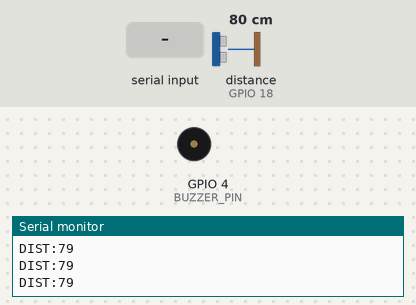
The sketch below on a simulated ESP32. Shown: buzzer (waves = sounding), the last lines printed to the serial monitor. Wiring (inferred from the names in the program): ultrasonic range finder: trigger GPIO 5; echo GPIO 18. The test bench sets the inputs (shaded band); at power-on: distance to the obstacle (sensor on GPIO 18) 80 cm. The echo pulse lasts 58.3 µs per cm.

Above: at 1.2 s.
1.3 s: "LEFT\n" received over Serial
At 1.47 s:
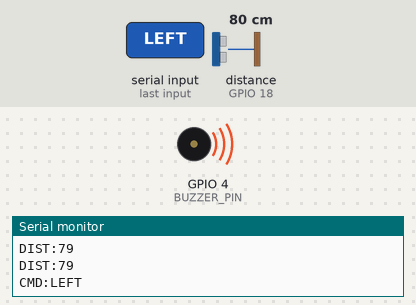
3.4 s: "RIGHT\n" received over Serial
At 3.75 s:
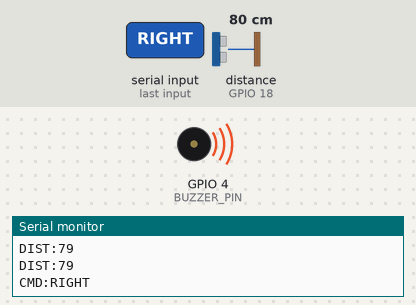
5.0 s: "CENTER\n" received over Serial
At 6.0 s:
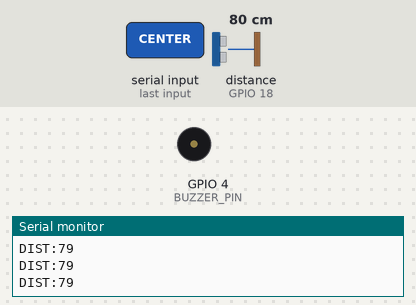
Timing chart, 0 to 8.0 s (numbered marks = the images above; inputs shaded):
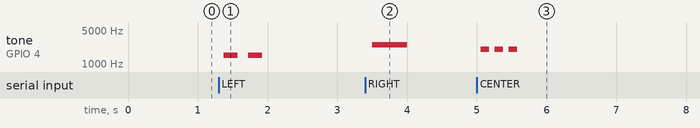

The sketch:

echopath_firmware.ino
```cpp
// EchoPath ESP32 Firmware
// Ultrasonic + Buzzer Controller
//
// Reads distance from an HC-SR04 ultrasonic sensor and continuously streams it
// over Serial as "DIST:<value>". Listens for direction commands from the
// Python side (LEFT / RIGHT / CENTER / NONE) and drives a passive piezo buzzer
// with a distinct pattern for each.
//
// ✅ Compatible with BOTH ESP32 Arduino Core 2.x AND Core 3.x.
//    Core 3.x: ledcAttach(pin, freq, bits)  + ledcWriteTone(pin, freq)
//    Core 2.x: ledcSetup(ch, freq, bits)
//              + ledcAttachPin(pin, ch)
//              + ledcWriteTone(ch, freq)
//
// Wiring:
//   HC-SR04 TRIG → GPIO 5
//   HC-SR04 ECHO → GPIO 18
//   Passive Buzzer → GPIO 4  (use a transistor or direct 3.3V drive)

#define TRIG_PIN    5
#define ECHO_PIN    18
#define BUZZER_PIN  4
#define LEDC_CHAN   0       // used only on Core 2.x
#define LEDC_BITS   8

String command = "";

// ----------------------------
// Core version shim
// ----------------------------
// ESP_ARDUINO_VERSION_MAJOR is defined by the ESP32 Arduino core.
// Core 3.x = 3, Core 2.x = 2 (or undefined on very old installs → treat as 2).

inline void buzzerTone(uint32_t freq) {
#if defined(ESP_ARDUINO_VERSION_MAJOR) && ESP_ARDUINO_VERSION_MAJOR >= 3
  ledcWriteTone(BUZZER_PIN, freq);
#else
  ledcWriteTone(LEDC_CHAN, freq);
#endif
}

inline void buzzerOff() {
  buzzerTone(0);
}

// ----------------------------
// Setup
// ----------------------------
void setup() {
  Serial.begin(115200);
  pinMode(TRIG_PIN, OUTPUT);
  pinMode(ECHO_PIN, INPUT);

  // Passive buzzer PWM — init differs between core versions
#if defined(ESP_ARDUINO_VERSION_MAJOR) && ESP_ARDUINO_VERSION_MAJOR >= 3
  ledcAttach(BUZZER_PIN, 2000, LEDC_BITS);
#else
  ledcSetup(LEDC_CHAN, 2000, LEDC_BITS);
  ledcAttachPin(BUZZER_PIN, LEDC_CHAN);
#endif

  Serial.println("EchoPath Ready");
}

// ----------------------------
// Ultrasonic
// ----------------------------
int getDistance() {
  digitalWrite(TRIG_PIN, LOW);
  delayMicroseconds(2);
  digitalWrite(TRIG_PIN, HIGH);
  delayMicroseconds(10);
  digitalWrite(TRIG_PIN, LOW);

  long duration = pulseIn(ECHO_PIN, HIGH, 30000);  // 30 ms timeout ~ 510 cm max
  if (duration == 0) return -1;
  return (int)(duration * 0.034 / 2);
}

// ----------------------------
// Buzzer Patterns
// ----------------------------

// LEFT = two short beeps (1500 Hz)
void leftBeep() {
  buzzerTone(1500); delay(200);
  buzzerOff();      delay(150);
  buzzerTone(1500); delay(200);
  buzzerOff();
}

// RIGHT = one long beep (2500 Hz)
void rightBeep() {
  buzzerTone(2500); delay(500);
  buzzerOff();
}

// CENTER = three rapid beeps (2000 Hz) — urgent, straight ahead
void centerBeep() {
  for (int i = 0; i < 3; i++) {
    buzzerTone(2000); delay(120);
    buzzerOff();      delay(80);
  }
}

// NONE = silence
// (handled by buzzerOff())

// ----------------------------
// Main Loop
// ----------------------------
void loop() {
  // ── Stream ultrasonic distance ──────────────────────────────────────────
  int dist = getDistance();
  Serial.print("DIST:");
  Serial.println(dist);

  // ── Receive Python command ──────────────────────────────────────────────
  if (Serial.available()) {
    command = Serial.readStringUntil('\n');
    command.trim();

    // Echo back so Python can confirm receipt
    Serial.print("CMD:");
    Serial.println(command);

    if      (command == "LEFT")   leftBeep();
    else if (command == "RIGHT")  rightBeep();
    else if (command == "CENTER") centerBeep();
    else                          buzzerOff();   // NONE or unknown → silent
  }

  delay(100);  // ~10 Hz distance polling
}
```

Measured:
- after the input at 1.3 s, tone on GPIO 4 (BUZZER_PIN): alternates 1500 Hz for 0.20 s and silent for 0.15 s, 4 changes in all, then stays silent, starting after 0.07 s
- after the input at 3.4 s, tone on GPIO 4 (BUZZER_PIN): silent → 2500 Hz after 0.10 s, → silent 0.50 s later
- after the input at 5.0 s, tone on GPIO 4 (BUZZER_PIN): alternates 2000 Hz for 0.12 s and silent for 0.08 s, 6 changes in all, then stays silent, starting after 0.06 s
